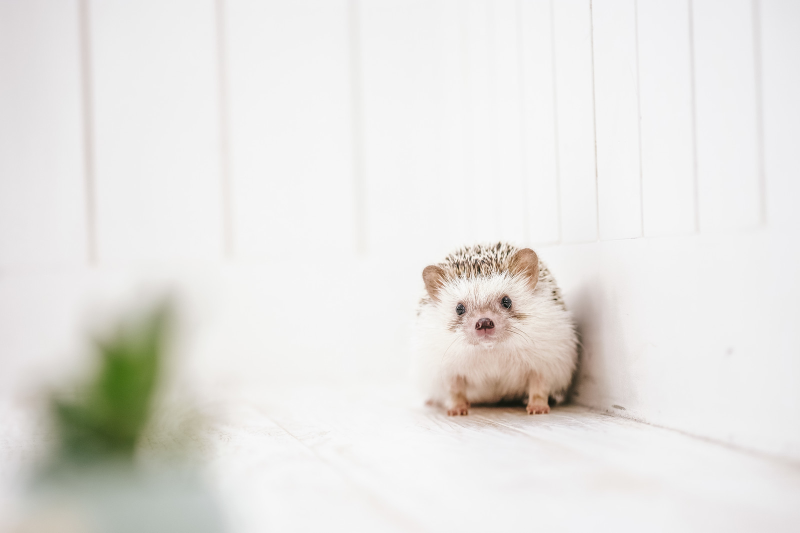
#> input picture origin.jpg, 1600 x 1066 px (shown at 1/2 size)
$ jupyter execute digital2.ipynb   (shell and % lines are left out)
#> lines starting #> are read from the running program, lines starting #| are printed output that depends on the picture
[cell 1]
# -*- coding: utf-8 -*-
# cv2によるフーリエ変換と逆フーリエ変換
import numpy as np
import cv2
from matplotlib import pyplot as plt
# inlineで実行するとマウスで選択できないので、notebookで実行する

# 画像の読み込み
im = cv2.imread('origin.jpg',0)
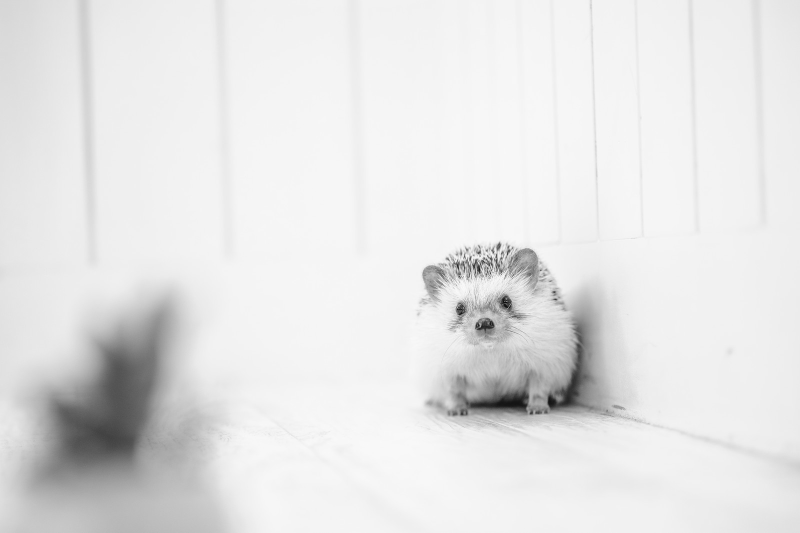
#> im: shape (1066, 1600) (shown at 1/2 size); min 6, max 255, mean 228.5
# 画像のリサイズ
im = cv2.resize(im,(240,180))
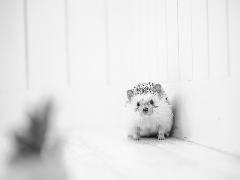
#> im: shape (180, 240); min 19, max 250, mean 228.5

# clicklogの初期化
clicklog = np.zeros(im.shape)

# フーリエ変換
f = cv2.dft(np.float32(im), flags = cv2.DFT_COMPLEX_OUTPUT)
dft_shift = np.fft.fftshift(f)
magnitude_spectrum = 20*np.log(cv2.magnitude(dft_shift[:,:,0],dft_shift[:,:,1]))
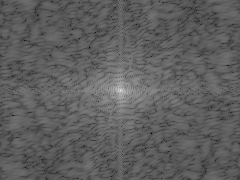
#> magnitude_spectrum: shape (180, 240) float32; min 23.38, max 322.1, mean 134.6; drawn with min black and max white

# 逆フーリエ変換
dft_ishift = np.fft.ifftshift(dft_shift)
img_back = cv2.idft(dft_ishift)
img_back = cv2.magnitude(img_back[:,:,0],img_back[:,:,1])

# sin波の切り抜き
def mkWave(x, y):
    yahoo=np.zeros(im.shape)
    yahoo[y, x] = 1
    wave = cv2.idft(yahoo)
    return wave

# sin波の合成
def reset(A):
    google = np.zeros(dft_shift.shape)
    google[:,:,0] = A # Aを1にすると全て選択されたことになり、結果を見ると元に戻ることが分かる
    google[:,:,1] = A # 同上
    copy = dft_shift*google
    copy = np.fft.ifftshift(copy)
    copy = cv2.idft(copy)
    re = cv2.magnitude(copy[:,:,0],copy[:,:,1])
    return re

# クリック時の処理
def onclick(event):
    global clicklog, X, Y
    # 左クリック&ドラッグ時の挙動
    if event.button==1:
        X=int(round(event.xdata))
        Y=int(round(event.ydata))

        ax7.plot(X, Y, marker='.', markersize='1')

        clicklog[Y, X] = 1

        # [11 lines of commented-out code are left out]
def onkey(event):
    if event.key == 'q':
        sys.exit()

# 指を離したら計算を実行する(高負荷を回避, リアルタイムではなくなる)
def onrelease(event):
    global clicklog, X, Y
    wave = mkWave(X, Y)
    ax6.imshow(wave, cmap='gray')

    reim = reset(clicklog)
    reim = np.float32(reim)
    ax4.imshow(reim, cmap='gray')

    plt.draw()

# figure準備
fig = plt.figure(figsize=(9,4))

ax1 = fig.add_subplot(2,3,1)
ax1.imshow(im, cmap='gray')
ax1.set_title('Input Image')
ax1.set_xticks([]), ax1.set_yticks([])

ax2 = fig.add_subplot(2,3,2)
ax2.imshow(magnitude_spectrum, cmap='gray')
ax2.set_title('Magnitude Spectrum')
ax2.set_xticks([]), ax2.set_yticks([])

ax3 = fig.add_subplot(2,3,3)
ax3.imshow(img_back, cmap='gray')
ax3.set_title('IFFT')
ax3.set_xticks([]), ax3.set_yticks([])

ax4 = fig.add_subplot(2,3,4)

ax6 = fig.add_subplot(2,3,6)

fig2=plt.figure(figsize=(8,4))

ax7 = fig2.add_subplot(1,1,1)
ax7.imshow(magnitude_spectrum, cmap='gray')

plt.subplots_adjust(left=None, bottom=None, right=None, top=None, wspace=0.5, hspace=0)

# マウスイベント
fig2.canvas.mpl_connect('button_press_event', onclick)
fig2.canvas.mpl_connect('motion_notify_event', onclick)
fig2.canvas.mpl_connect('button_release_event', onrelease)
fig2.canvas.mpl_connect('key_press_event', onkey)
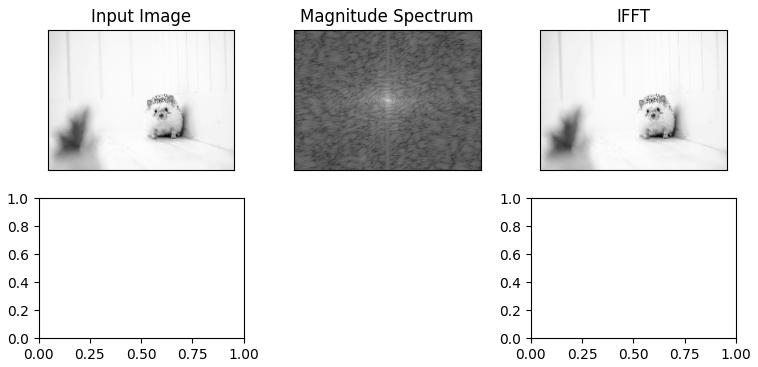
#> figure drawn by matplotlib, 3 panels
